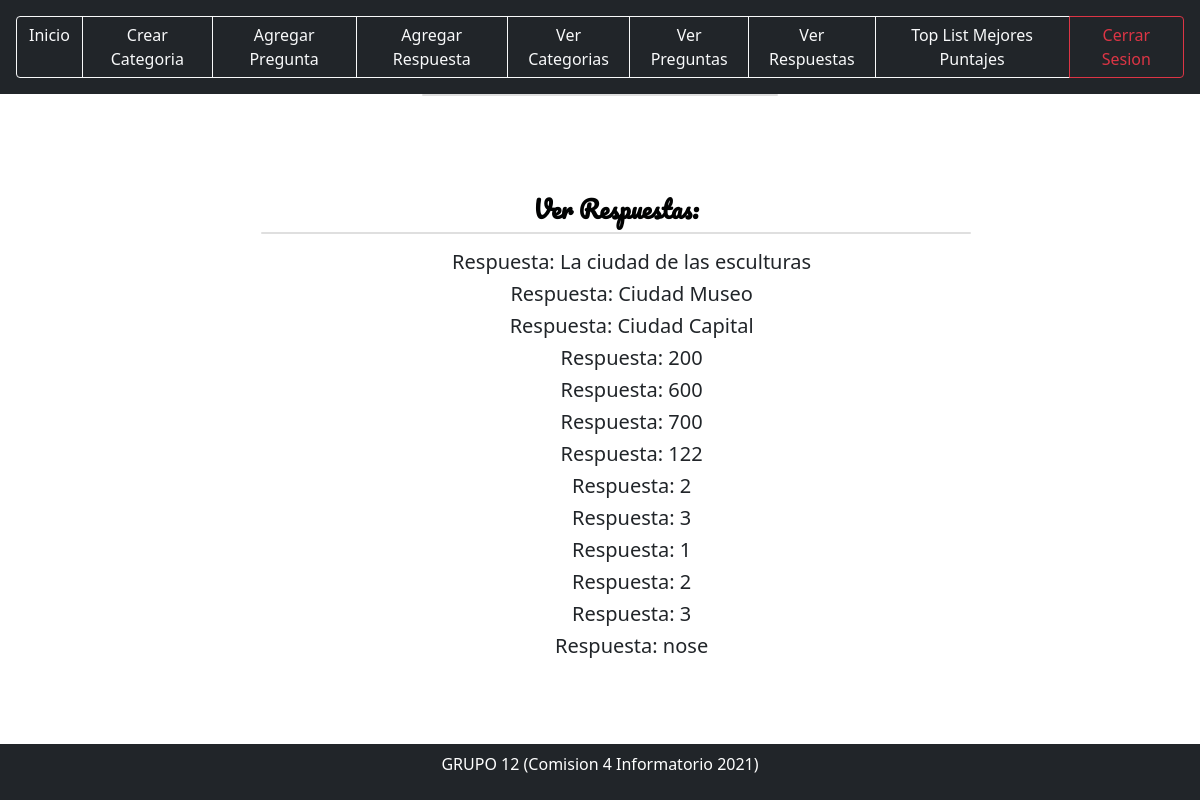
The app's page /ver_respuestas/ (signed in) with its own data.
### juego/models.py (models this page shows)
class ElegirRespuesta(models.Model):
	MAXIMO_RESPUESTA = 3
	pregunta = models.ForeignKey(Pregunta, related_name='opciones', on_delete=models.CASCADE)
	correcta = models.BooleanField(verbose_name='Esta es la correcta?', default=False, null=False)
	texto = models.CharField( max_length=100,verbose_name='Respuestas')
	def __str__(self):
		return self.texto

### juego/views.py (the view)
# urls.py: path('ver_respuestas/', ver_respuestas, name='ver_respuestas'),
@user_passes_test(lambda u:u.is_staff, login_url=reverse_lazy('HomeUsuario'))
def ver_respuestas(request):
	respuesta=ElegirRespuesta.objects.all()
	return render(request, 'administrador/ver_respuestas.html',{'respuesta':respuesta})

### template/administrador/ver_respuestas.html (shortened to what this page needs)
{% extends 'base.html' %}
{% load static %}
{% block content %}
{% include "navbar/navbaradmin.html" %}
<div class="container">
    <div class="row">
        <div class="col-12 col-sm-8 col-md-6 col-lg-4 offset-sm-2 offset-md-3 offset-lg-4">
            <div class="card">
                <div class="box" >
                        <h4 style="font-family: 'Pacifico', cursive; color:rgb(1, 2, 2)"><strong>Ver Respuestas:</strong></h4>
                        <p class="card">
                            <ul style="list-style:decimal;">
                                <table>
                                    {% for cat in respuesta %}
                                     <h5> Respuesta:
                                         {{cat}}
                                     </h5>
                                    {% endfor %}
                                </table>
                            </ul>
                        </div>
                    </div>
                </div>
            </div>
        </div>
{% endblock content %}

### static/css/styles.css (style rules this page uses)
.box { width: 810px; padding: 50px; position: absolute; top: 50%; left: -60%; background: #ffffff; border-radius: 40px; text-align: center; transition: 0.25s; margin-top: 50px }

### records on screen
ElegirRespuesta: texto "La ciudad de las esculturas"
ElegirRespuesta: texto "Ciudad Museo"
ElegirRespuesta: texto "Ciudad Capital"
ElegirRespuesta: texto "200"
ElegirRespuesta: texto "600"
ElegirRespuesta: texto "700"
ElegirRespuesta: texto "122"
ElegirRespuesta: texto "2"
ElegirRespuesta: texto "3"
ElegirRespuesta: texto "1"
ElegirRespuesta: texto "2"
ElegirRespuesta: texto "3"
ElegirRespuesta: texto "nose"
